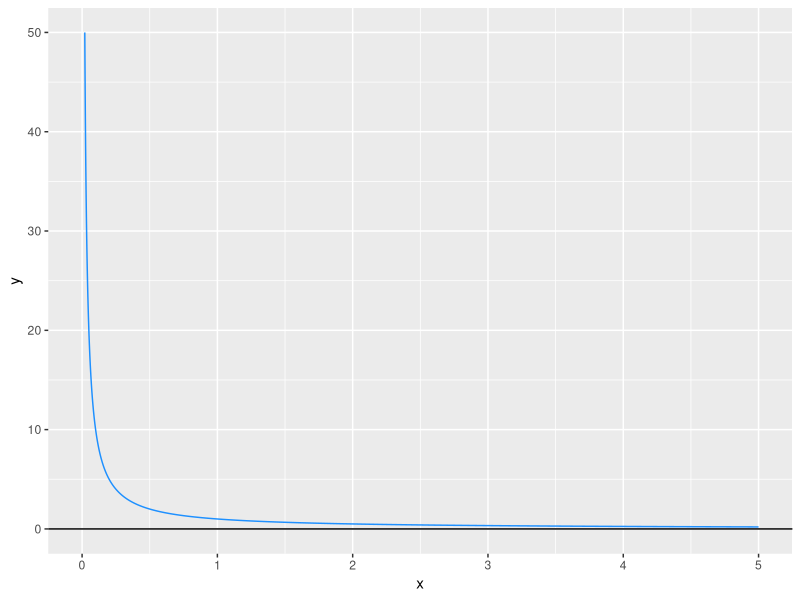

The R script that drew this image: (Note: this script raises an error after producing the figure.)
#' ---
#' title: "9. Asymptotics and Convergence"
#' author: "Luke Cain"
#' output: pdf_document
#' ---

#Purpose: Explore central limit theorem and the law of large numbers
#Clear environment  
rm(list = ls())
library(tidyverse)
library(gganimate)
set.seed(60637)

#In theoretical and applied research, asymptotic arguments are often made. In this section we briefly introduce some of this material. 

#What are asymptotics?  
#In probability theory, asymptotic analysis is the study of limiting behavior. 
#By limiting behavior, we mean the behavior of some random process as the number of observations gets larger and larger. 
func<-function(x) 1/x
x<-seq(0, 5, length.out = 1e4)
y<-func(x)

ggplot()+
  geom_line(aes(x = x, y = y),color = 'dodgerblue') +
  scale_y_continuous(limits = c(0,50),) +
  geom_hline(yintercept = 0)

#'Exercise 1: How do we know $f(x) != 0 \all x$? But what if I want to be sure I'm within some bound, e, of 0?


#Why is this important?  
#We rarely know the true process governing the events we see in the social world. 
#It is helpful to understand how such unknown processes theoretically must behave and asymptotic theory helps us do this. 



#----Weak Law of Large Numbers----
#What's the probability of a fair coin landing on heads? P[H] = 0.5
#But any individual flip will either give heads or tails.

sample(c('H','T'),
       size = 1)

#As we increase the number of flips, we generally get a proportion Heads close to 0.5
sample(c(1,0),
       size = 100,
       replace = T) %>%
  mean()

#This is an example of the weak law of large numbers.

#Formally:
#'For any draw of independent random variables with the same mean $\mu$, 
#'the sample average after $n$ draws,
#' $\bar{X}_n = \frac{1}{n}(X_1 + X_2 + \ldots + X_n)$,
#'  converges in probability to the expected value of $X$, $\mu$  as $n \rightarrow \infty$:
  
  #'$$\lim\limits_{n\to \infty} P(|\bar{X}_n - \mu | > \varepsilon) = 0$$
  

#Graphically:
n<-100

#sample coinflips
coinflip<-data.frame(heads = sample(c(1,0),
                          size = n,
                          replace = T),
           x = 1:n)%>%
  #cumulative heads
  mutate(prop_heads = cumsum(heads) / seq_along(heads))

  ggplot(data = coinflip,
         aes(x = x, 
             y = prop_heads))+
    geom_line()+
    labs(title = 'Coinflips: {timeframe}',
         x = 'sample average',
         y = 'probability')+
    transition_time(x)+
    ease_aes('linear')

  
  
  p <- ggplot(data = coinflip, aes(x = x, y = prop_heads)) +
    #Proportion heads
    geom_line(color = "red", size = 1.2) +
    # True probability line
    geom_hline(yintercept = 0.5, color = "blue", linetype = "dashed", size = 1) +
    # Current point
    geom_point(color = "red", size = 2) +
    # Set axis limits
    ylim(0, 1) +
    xlim(1, n) +
    # Labels and title
    labs(
      title = 'Coin Flips Converging to True Probability',
      x = 'Number of Flips',
      y = 'Proportion of Heads',
      caption = 'Red line: Sample proportion | Blue dashed: True probability (0.5)'
    ) +
    # Styling
    theme_minimal() +
    theme(
      plot.title = element_text(size = 16, hjust = 0.5, face = "bold"),
      plot.subtitle = element_text(size = 12, hjust = 0.5),
      plot.caption = element_text(size = 10),
      axis.text = element_text(size = 10),
      axis.title = element_text(size = 12)
    ) +
    # Animation settings
    transition_reveal(x) +
    ease_aes('cubic-out')

  anim <- animate(p, 
                  width = 800, 
                  height = 600, 
                  fps = 15, 
                  duration = 10,
                  renderer = gifski_renderer("../output/coinflip_convergence.gif")) 

  

#----Central Limit Theorem----  
#'Let $\{X_n\} = \{X_1, X_2, \ldots\}$ be a sequence of i.i.d. random variables with finite mean ($\mu$) and variance ($\sigma^2$). 
#'Then, the sample mean $\bar{X}_n = \frac{X_1 + X_2 + \cdots + X_n}{n}$ increasingly converges into a Normal distribution. 
  
#' In essence, take draws from most distributions, average them. Do that many times and those averages will approach normality.
#' 
#'Let's flip some more coins!

#flip 20 coins (weighted)
coins<-rbinom(n = 20, size = 1, prob = .3)%>%
    as.data.frame()
  
#average heads
mean<-mean(coins$.)

#plot distribution
ggplot()+
      geom_histogram(aes(x = coins$.))+
      geom_vline(xintercept = mean)

  #...NOT normal

#initialize
n<-1e4
mean<-rep(NA,n)

#loop
for (i in 1:n) {
  #flip 20 coins
  coins<-rbinom(n = 20, size = 1, prob = .3)%>%
    as.data.frame()
  #store mean
  mean[i]<-mean(coins$.)
}

means_df<-data.frame(mean = mean)

#the first 10...
ggplot()+
  geom_histogram(aes(x = means_df[1:10,]))

#...100...
ggplot()+
  geom_histogram(aes(x = means_df[1:100,]))

#...1000...
ggplot()+
  geom_histogram(aes(x = means_df[1:1000,]))

#...10000
ggplot()+
  geom_histogram(aes(x = means_df[1:10000,]))

#This will save us in many (Not all!) cases, allowing us to assume *asymptotic* normality.


#Exercise 1: Find a distribution from which you can sample, take means, and those means don't distribute normally. Graph it!
#Does this match any real-world situation?
